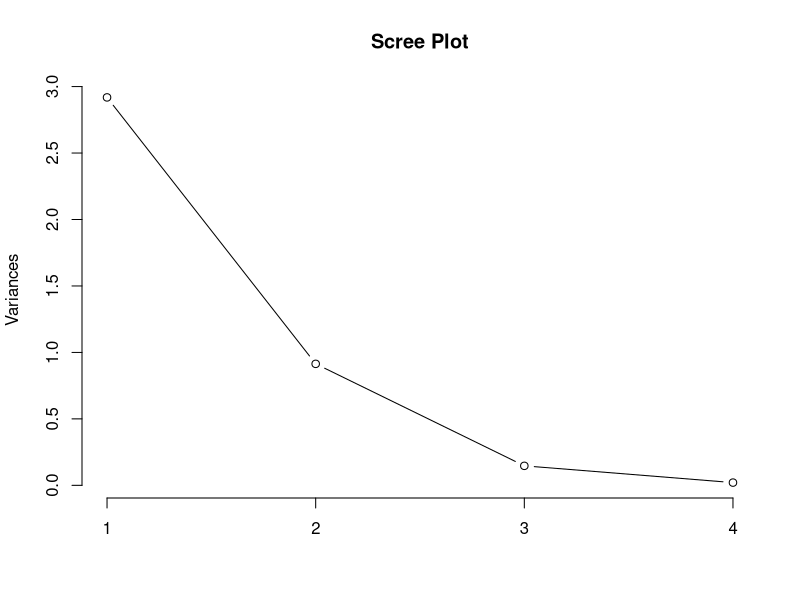
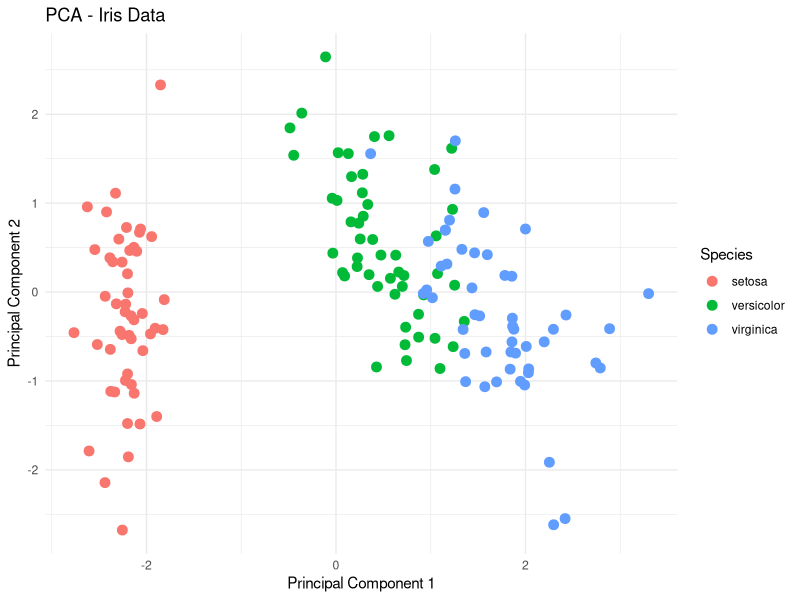

Reproduce these figures in R, in order.
## ---- chunk 1
# 1. Gerekli kütüphaneleri yükleyelim
library(ggplot2)  # Görselleştirme için
library(dplyr)    # Veri manipülasyonu için
## ---- chunk 2
# 2. Veri setini yükleyelim
data(iris)
head(iris)  # İlk 6 satırı görüntüleyelim
## ---- chunk 3
View(iris)
## ---- chunk 4
# 3. Sadece sayısal sütunları seçelim (PCA sayısal verilere uygulanır)
iris_data <- iris %>% select(-Species)  # "Species" kategorik sütunu çıkarıldı
head(iris_data)
## ---- chunk 5
# 4. Veriyi ölçeklendirelim (standartlaştırma)
#PCA varyansı temel alarak çalıştığı için scale ediyoruz.
iris_scaled <- scale(iris_data)
## ---- chunk 6
# 5. PCA uygulayalım
pca_result <- prcomp(iris_scaled, center = TRUE, scale. = TRUE)
## ---- chunk 7
# 6. PCA sonuçlarını inceleyelim
summary(pca_result)  # Varyans oranları ve PC'ler
pca_result$rotation  # Ana bileşen yükleri (eigenvectors)
pca_result$x         # Verinin PCA sonucu oluşturulan bileşenlerdeki değerleri
## ---- chunk 8
# 7. PCA bileşenlerini görselleştirme (İlk 2 bileşen)
pca_data <- data.frame(pca_result$x, Species = iris$Species)
## ---- chunk 9
View(pca_data)
## ---- chunk 10
# screeplot sonucu incelenerek PCA'dan ana bileşen seçimi yapılabilir.
# Bu grafiğe göre en iyi bileşenler PC1 ve PC2
screeplot(pca_result, type = "lines", main = "Scree Plot")
## ---- chunk 11
# Varyans yüzdesini inceleyelim
summary(pca_result) # Buradaki sonuca göre en iyi varyansı tanımlayanlar PC1 ve PC2

## ---- chunk 12
View(selected_components)
## ---- chunk 13
# PCA scatter plot (PC1 ve PC2'yi çizelim)
ggplot(pca_data, aes(x = PC1, y = PC2, color = Species)) +
  geom_point(size = 3) +
  labs(title = "PCA - Iris Data", x = "Principal Component 1", y = "Principal Component 2") +
  theme_minimal()
